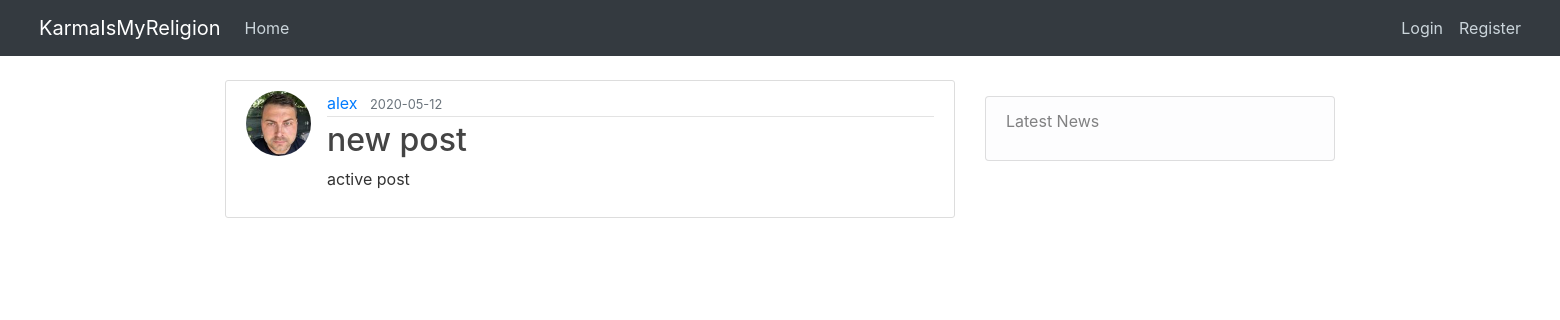
/post/1, run on the app's committed database.
### flaskblog/models.py (models this page shows, shortened)
class User(db.Model, UserMixin):
    id = db.Column(db.Integer, primary_key=True)
    username = db.Column(db.String(20), unique=True, nullable=False)
    email = db.Column(db.String(120), unique=True, nullable=False)
    image_file = db.Column(db.String(20), nullable=False, default='default.jpg')
    password = db.Column(db.String(60), nullable=False)
    posts = db.relationship('Post', backref='author', lazy=True)

class Post(db.Model):
    id = db.Column(db.Integer, primary_key=True)
    title = db.Column(db.String(100), nullable=False)
    date_posted = db.Column(db.DateTime, nullable=False, default=datetime.utcnow)
    content = db.Column(db.Text, nullable=False)
    user_id = db.Column(db.Integer, db.ForeignKey('user.id'), nullable=False)

### flaskblog/posts/routes.py (the view)
@posts.route('/post/<int:post_id>')
def post(post_id):
    post = Post.query.get_or_404(post_id)
    return render_template('post.html', title=post.title, post=post)

### flaskblog/templates/post.html (shortened to what this page needs)
{% extends "layout.html" %}
{% block content %}
 <article class="media content-section">
    <img class="rounded-circle article-img"src="{{ url_for('static', filename='pics/' + post.author.image_file) }}" alt="">
    <div class="media-body">
    <div class="article-metadata">
      <a class="mr-2" href="{{ url_for('users.user_post', username=post.author.username) }}">{{ post.author.username }}</a>
      <small class="text-muted">{{ post.date_posted.strftime('%Y-%m-%d') }}</small>
    </div>
    <h2 class="article-title">{{ post.title }}</h2>
    <p class="article-content">{{ post.content }}</p>
    </div>
  </article>
{% endblock %}

### flaskblog/static/main.css (style rules this page uses)
body { background: url(https://imgur.com/rcdwDuU); color: #333333; margin-top: 5rem; }
.content-section { background: #ffffff; padding: 10px 20px; border: 1px solid #dddddd; border-radius: 3px; margin-bottom: 20px; }
.article-title { color: #444444; }
.article-content { white-space: pre-line; }
.article-img { height: 65px; width: 65px; margin-right: 16px; }
.article-metadata { padding-bottom: 1px; margin-bottom: 4px; border-bottom: 1px solid #e3e3e3 }

### data on the page
User: image_file (picture), author.username "alex"
Post: date_posted "2020-05-12", title "new post", content "active post"
